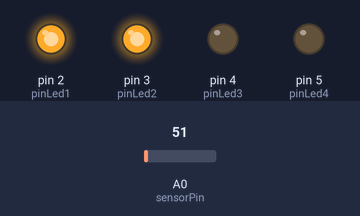
The sketch below on a simulated Arduino Uno, built with avr-gcc and run on an emulated ATmega328P. Parts: output pins drawn as LEDs (lit = HIGH). The inputs (shaded band) are chosen by the test bench; at power-on: A0 (sensorPin) = 51.

Above: at 1.2 s.
1.3 s: A0 (sensorPin) set to 57
At 2.5 s:
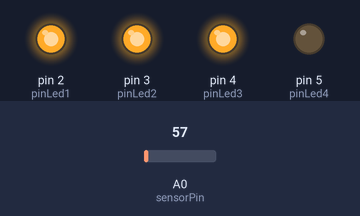
2.8 s: A0 (sensorPin) set to 71
At 4.0 s:
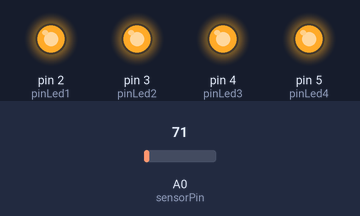
4.3 s: A0 (sensorPin) set to 30
At 4.8 s:
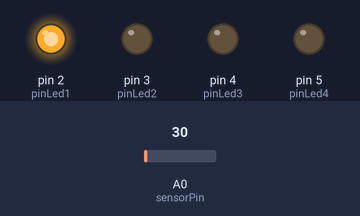
5.8 s: A0 (sensorPin) set to 61
At 6.3 s:
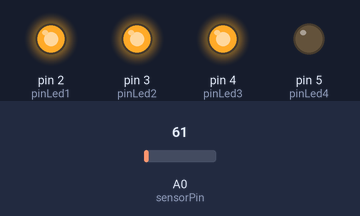
7.3 s: A0 (sensorPin) set to 86
At 8.1 s:
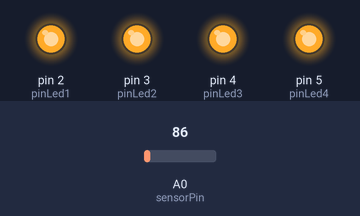
Timing chart, 0 to 9.8 s (numbered marks = the images above; inputs shaded):
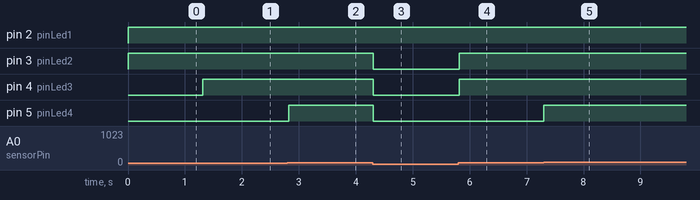

The sketch:

Termometro_a_LED_con_sensore_LM35.ino
```cpp
/*
Sketch di un termometro a LED con sensore di temperature LM35.
Pier Calderan - Luglio 2013
*/

int sensorPin = 0, temperature = 0;
int pinLed1 = 2, pinLed2 = 3, pinLed3 = 4, pinLed4 = 5;

void setup()
{ // inizializzazione delle porte LED come uscite
pinMode(pinLed1, OUTPUT);
pinMode(pinLed2, OUTPUT);
pinMode(pinLed3, OUTPUT);
pinMode(pinLed4, OUTPUT);
}

void loop()
{
int sensorValue = analogRead(sensorPin); // lettura della tensione di ingresso del sensore
float voltage = sensorValue * 5.0; // conversione della voltage di ingresso del sensore a sensorValue float * 5 volt
voltage /= 1024.0;            // divisione della tensione in 1024 livelli di tensione (10 bit)
float temperature = voltage * 100 ; //conversione da 10 mv per grado in gradi centigradi

// scrittura della temperatura ai LED in base alla soglia
if (temperature<=20)
{
   digitalWrite(pinLed1, HIGH);
   digitalWrite(pinLed2, LOW);
   digitalWrite(pinLed3, LOW);
   digitalWrite(pinLed4, LOW);
}

if(temperature>20 && temperature<=25)
{
  digitalWrite(pinLed1, HIGH);
  digitalWrite(pinLed2, HIGH);
  digitalWrite(pinLed3, LOW);
  digitalWrite(pinLed4, LOW);
}

if(temperature>25 && temperature<=30)
{
 digitalWrite(pinLed1, HIGH);
 digitalWrite(pinLed2, HIGH);
 digitalWrite(pinLed3, HIGH);
 digitalWrite(pinLed4, LOW);
}

if(temperature>30)
{
  digitalWrite(pinLed1, HIGH);
  digitalWrite(pinLed2, HIGH);
  digitalWrite(pinLed3, HIGH);
  digitalWrite(pinLed4, HIGH);
}
delay(25); // ritardo per l'elaborazione della temperatura
}
```

Measured:
- the behaviour switches between 51 and 52 on A0 (sensorPin) (found by bisection; images 0 and 1)
- after the input at 1.3 s, pin 4 (pinLed3): LOW → HIGH at once
- after the input at 2.8 s, pin 5 (pinLed4): LOW → HIGH at once
- after the input at 4.3 s, pin 3 (pinLed2), pin 4 (pinLed3), pin 5 (pinLed4): HIGH → LOW at once
- after the input at 5.8 s, pin 3 (pinLed2), pin 4 (pinLed3): LOW → HIGH at once
- after the input at 7.3 s, pin 5 (pinLed4): LOW → HIGH at once
